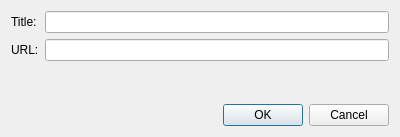
<?xml version="1.0" encoding="UTF-8"?>
<ui version="4.0">
 <class>AddLinkDialog</class>
 <widget class="QDialog" name="AddLinkDialog">
  <property name="geometry">
   <rect>
    <x>0</x>
    <y>0</y>
    <width>400</width>
    <height>137</height>
   </rect>
  </property>
  <property name="windowTitle">
   <string>Insert Link</string>
  </property>
  <property name="sizeGripEnabled">
   <bool>false</bool>
  </property>
  <property name="modal">
   <bool>true</bool>
  </property>
  <layout class="QVBoxLayout" name="verticalLayout">
   <item>
    <layout class="QFormLayout">
     <item row="0" column="0">
      <widget class="QLabel" name="label">
       <property name="text">
        <string>Title:</string>
       </property>
      </widget>
     </item>
     <item row="0" column="1">
      <widget class="QLineEdit" name="titleInput">
       <property name="minimumSize">
        <size>
         <width>337</width>
         <height>0</height>
        </size>
       </property>
      </widget>
     </item>
     <item row="1" column="0">
      <widget class="QLabel" name="label_2">
       <property name="text">
        <string>URL:</string>
       </property>
      </widget>
     </item>
     <item row="1" column="1">
      <widget class="QLineEdit" name="urlInput"/>
     </item>
    </layout>
   </item>
   <item>
    <spacer name="verticalSpacer">
     <property name="orientation">
      <enum>BobUI::Orientation::Vertical</enum>
     </property>
     <property name="sizeHint" stdset="0">
      <size>
       <width>0</width>
       <height>0</height>
      </size>
     </property>
    </spacer>
   </item>
   <item>
    <widget class="Line" name="line">
     <property name="orientation">
      <enum>BobUI::Orientation::Horizontal</enum>
     </property>
    </widget>
   </item>
   <item>
    <widget class="QDialogButtonBox" name="buttonBox">
     <property name="orientation">
      <enum>BobUI::Orientation::Horizontal</enum>
     </property>
     <property name="standardButtons">
      <set>QDialogButtonBox::StandardButton::Cancel|QDialogButtonBox::StandardButton::Ok</set>
     </property>
    </widget>
   </item>
  </layout>
 </widget>
 <resources/>
 <connections>
  <connection>
   <sender>buttonBox</sender>
   <signal>accepted()</signal>
   <receiver>AddLinkDialog</receiver>
   <slot>accept()</slot>
   <hints>
    <hint type="sourcelabel">
     <x>248</x>
     <y>254</y>
    </hint>
    <hint type="destinationlabel">
     <x>157</x>
     <y>274</y>
    </hint>
   </hints>
  </connection>
  <connection>
   <sender>buttonBox</sender>
   <signal>rejected()</signal>
   <receiver>AddLinkDialog</receiver>
   <slot>reject()</slot>
   <hints>
    <hint type="sourcelabel">
     <x>316</x>
     <y>260</y>
    </hint>
    <hint type="destinationlabel">
     <x>286</x>
     <y>274</y>
    </hint>
   </hints>
  </connection>
 </connections>
</ui>
